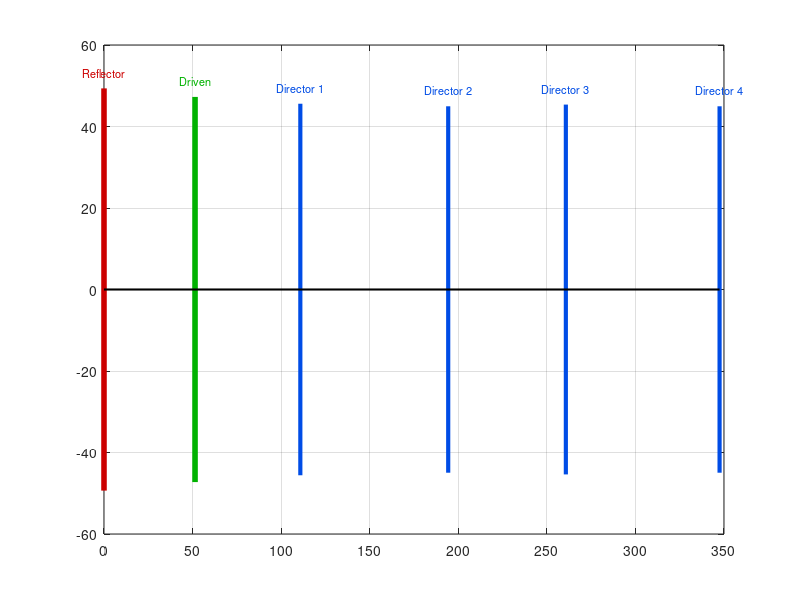

Recreate this plot in MATLAB. (Note: this script raises an error after producing the figure.)
%% =========================================================================
%  Crossed Yagi-Uda Antenna for ISS Reception at 145.8 MHz
%  Based on Balanis, Antenna Theory, 3rd ed., Table 10.4 (6-element optimum)
%  Target: LHCP, 13.41 dBi per Yagi
%  Two scripts in one:
%    Section A — uses MATLAB Antenna Toolbox (yagiUda) if available
%    Section B — manual array-factor + half-dipole element pattern (no toolbox needed)
%% =========================================================================
clear; clc; close all;

%% =========================================================================
%  1. PHYSICAL PARAMETERS
%% =========================================================================
c      = 299792458;        % Speed of light [m/s]
f0     = 145.8e6;          % Design frequency [Hz]
lambda = c / f0;           % Wavelength [m]
k      = 2*pi / lambda;    % Wavenumber [rad/m]

fprintf('========================================\n');
fprintf(' Crossed Yagi-Uda — ISS 145.800 MHz\n');
fprintf('========================================\n');
fprintf('Frequency  : %.3f MHz\n', f0/1e6);
fprintf('Wavelength : %.4f m  (%.2f cm)\n', lambda, lambda*100);

%% =========================================================================
%  2. ELEMENT GEOMETRY (Balanis Table 10.4)
%% =========================================================================
% --- Element lengths [fraction of lambda] ---
L_frac = [0.472, 0.452, 0.436, 0.430, 0.434, 0.430];

% --- Element lengths [m] ---
L_m    = L_frac * lambda*(1.017);

% --- Element positions from reflector tip [m] ---
pos_cm = [0.00, 51.40, 110.83, 194.31, 260.72, 347.50];  % cm
pos_m  = pos_cm / 100;

% --- Spacings between consecutive elements [m] ---
% s21, s32, s43, s54, s65
spacings_m = diff(pos_m);

% --- Wire diameter [m] — edit this line to match your tubing stock ---
d_wire   = 0.010;                  % ← change this (metres): 0.014 = 14 mm, 0.012 = 12 mm, etc.
a_radius = d_wire / 2;             % radius [m]

% --- Element names ---
elem_names = {'Reflector','Driven','Director 1','Director 2','Director 3','Director 4'};

fprintf('\n--- Element Dimensions ---\n');
fprintf('%-14s  %8s  %12s  %14s\n','Element','L/lambda','Length (cm)','Pos from Ref (cm)');
fprintf('%s\n', repmat('-',1,55));
for i = 1:6
    fprintf('%-14s  %8.3f  %12.2f  %14.2f\n', ...
        elem_names{i}, L_frac(i), L_m(i)*100, pos_cm(i));
end
fprintf('\nWire diameter : %.2f mm  (d/λ = %.5f)\n', d_wire*1e3, d_wire/lambda);
fprintf('Total boom    : %.2f cm  (%.4f lambda)\n', pos_cm(end), pos_m(end)/lambda);

%% =========================================================================
%  3. GEOMETRY PLOT — Element Map
%% =========================================================================
figure('Name','Yagi-Uda Geometry','Color','white','Position',[50 600 900 300]);
hold on; grid on; box on;

colors = {[0.8 0 0],[0 0.7 0],[0 0.3 0.9],[0 0.3 0.9],[0 0.3 0.9],[0 0.3 0.9]};
lw     = [4 4 3 3 3 3];
for i = 1:6
    xp  = pos_cm(i);
    hlf = L_m(i)/2 * 100;  % half-arm in cm
    plot([xp xp], [-hlf hlf], '-', 'Color', colors{i}, 'LineWidth', lw(i));
    text(xp, hlf + 4, elem_names{i}, 'HorizontalAlignment','center', ...
         'FontSize',8, 'Color', colors{i});
end
% Boom
plot([0 pos_cm(end)],[0 0],'k-','LineWidth',1.5);
% Lambda/2 reference lines
ref = lambda/2 * 100;
yline(ref,'--','color',[0.5 0.5 0.5],'LineWidth',1,'Label','\lambda/2 = 102.8 cm');
yline(-ref,'--','color',[0.5 0.5 0.5],'LineWidth',1);

xlabel('Position along boom (cm)','FontSize',11);
ylabel('Element half-span (cm)','FontSize',11);
title('Yagi-Uda Antenna Geometry  —  145.800 MHz  (6 Elements, Balanis Table 10.4)',...
      'FontSize',12,'FontWeight','bold');
xlim([-25 385]); ylim([-65 75]);
legend({'Reflector','Driven Element','Directors',...
        'Boom','\lambda/2 reference'}, 'Location','southeast');
set(gca,'FontSize',10);

%% =========================================================================
%  4A. ANTENNA TOOLBOX PATH (requires Antenna Toolbox licence)
%% =========================================================================
if license('test','Antenna_Toolbox')
    fprintf('\n[Antenna Toolbox detected — running full EM simulation]\n');

    % -----------------------------------------------------------------------
    % yagiUda property map (Antenna Toolbox):
    %   Exciter          — driven dipole object  (element 2 in our array)
    %   Reflector        — scalar: reflector length [m]  (element 1)
    %   ReflectorSpacing — scalar: reflector-to-driven spacing [m]  (s21)
    %   NumDirectors     — integer: number of directors  (4 in our case)
    %   DirectorLength   — vector [1 x NumDirectors]: director lengths [m]
    %   DirectorSpacing  — vector [1 x NumDirectors]: driven-to-dir1, dir1-to-dir2… [m]
    % -----------------------------------------------------------------------

    % Build the Yagi — modify the default Exciter in-place (do NOT replace it
    % with a new dipole() object; that breaks the internal element alignment)
    ant                       = yagiUda();
    ant.Exciter.Length        = L_m(2);          % driven element  0.452 λ
    ant.ReflectorLength       = L_m(1);          % reflector       0.472 λ
    ant.ReflectorSpacing      = spacings_m(1);   % s21 = 0.250 λ
    ant.NumDirectors          = 4;               % Dir1…Dir4
    ant.DirectorLength        = L_m(3:end);      % [0.436 0.430 0.434 0.430] λ
    ant.DirectorSpacing       = spacings_m(2:end);% [s32 s43 s54 s65]
    % Add these lines after building the ant object:


    %ant.Exciter.Radius = a_radius;   % ← this is almost certainly missing
    %fprintf('Exciter radius set to: %.4f m\n', ant.Exciter.Radius);

    % Also verify all elements loaded correctly:
    %disp(ant)


    % --- 3D Radiation Pattern ---
    figure('Name','3D Pattern (Toolbox)','Color','white');
    pattern(ant, f0);
    title('3D Radiation Pattern — Single Yagi  145.8 MHz','FontSize',12);
    colorbar;

    % --- E-plane (elevation, phi = 0°) ---
    figure('Name','E-plane','Color','white');
    patternElevation(ant, f0, 0);
    title('E-plane Pattern (φ = 0°)  —  Yagi 145.8 MHz','FontSize',12);

    % --- H-plane (azimuth cut at elevation = 0°, perpendicular to boom) ---
    figure('Name','H-plane','Color','white');
    patternAzimuth(ant, f0, 0);
    title('H-plane Pattern (elevation = 0°)  —  Yagi 145.8 MHz','FontSize',12);

    % --- Boresight directivity ---
    % yagiUda boom is along z; end-fire boresight = azimuth=0°, elevation=90°
    D_boresight = pattern(ant, f0, 0, 90);
    fprintf('Computed directivity (boresight): %.2f dBi\n', D_boresight);
    fprintf('Expected (Balanis Table 10.4)   : 13.41 dBi\n');

    % --- Input impedance sweep ---
    f_sweep = linspace(130e6, 165e6, 201);
    figure('Name','Input Impedance','Color','white');
    impedance(ant, f_sweep);
    xline(f0/1e6, 'r--', '145.8 MHz', 'LabelVerticalAlignment','bottom');
    title('Input Impedance vs Frequency  (simple dipole driven element)','FontSize',12);

    % --- S11 vs frequency (ref 50 Ω) ---
    figure('Name','S11','Color','white');
    s = sparameters(ant, f_sweep, 50);
    rfplot(s);
    xline(f0/1e6, 'r--', '145.8 MHz');
    title('S_{11} vs Frequency  (ref 50 Ω)','FontSize',12);

else
    fprintf('\n[Antenna Toolbox NOT available — using manual array-factor method]\n');
    fprintf(' Install the Antenna Toolbox for full EM simulation (Sections 4B below).\n');
end

%% =========================================================================
%  4B. MANUAL ARRAY FACTOR + ELEMENT PATTERN (works WITHOUT Antenna Toolbox)
%% =========================================================================
fprintf('\n--- Manual Array-Factor Calculation ---\n');

%  Angular sweep
theta_deg = linspace(0, 180, 3601);   % 0 = end-fire boresight
theta_rad = deg2rad(theta_deg);

%  --- Approximate excitation of each element ---
%  alpha = -k gives exact end-fire condition: AF maximises at theta=0.
alpha   = -k;
I_amp   = [0.70, 1.00, 0.82, 0.72, 0.68, 0.62];
excit   = I_amp .* exp(1j * alpha * pos_m);

%  Array Factor (boom = z-axis, end-fire toward theta=0)
AF = zeros(size(theta_rad));
for n = 1:6
    AF = AF + excit(n) .* exp(1j * k * pos_m(n) .* cos(theta_rad));
end
AF_norm = abs(AF) ./ max(abs(AF));

%  CORRECT element pattern for x-directed half-dipole in xz E-plane:
%    EP = |cos(pi/2 * sin(theta)) / cos(theta)|
%  Gives EP=1 at theta=0 (boresight) and EP->0 at theta=90 (dipole null).
%  The formula cos(pi/2*cos(theta))/sin(theta) is for a Z-directed dipole
%  and wrongly gives EP=0 at boresight, killing the end-fire beam.
EP       = abs( cos(pi/2 .* sin(theta_rad)) ./ (cos(theta_rad) + 1e-12) );
EP       = EP ./ max(EP);

%  Total normalised pattern
Total    = AF_norm .* EP;
Total    = Total ./ max(Total);
Total_dB = 20*log10(Total + 1e-12);

%  Apply known peak directivity offset from Balanis
D0_dBi        = 13.41;
Total_abs_dBi = Total_dB + D0_dBi;

%  --- Compute approximate HPBW ---
half_pow = Total_dB - max(Total_dB) + 3;   % points where pattern > -3 dB from peak
idx_hp   = find(half_pow >= 0);
if ~isempty(idx_hp)
    HPBW = abs(theta_deg(idx_hp(end)) - theta_deg(idx_hp(1)));
    fprintf('Approximate HPBW (E-plane): %.1f°\n', HPBW);
end

%  --- E-plane polar plot ---
%  E-plane is symmetric about the boom axis (phi=0/180 plane).
%  Right half: polar angle 0→π (theta=0 at top, theta=180 at bottom, clockwise).
%  Left half:  mirror at polar angle 2π-theta (same values, counter-clockwise from top).
figure('Name','E-plane Pattern (Manual AF)','Color','white','Position',[50 50 700 600]);
ax = polaraxes;
polarplot(ax, theta_rad,           Total_abs_dBi, 'b-', 'LineWidth', 2.5);
hold(ax,'on');
polarplot(ax, 2*pi - theta_rad,    Total_abs_dBi, 'b-', 'LineWidth', 2.5);  % left mirror
ax.ThetaZeroLocation = 'top';
ax.ThetaDir          = 'clockwise';
ax.RLim              = [-20  D0_dBi + 1];
ax.RTick             = -20:5:15;
ax.RTickLabel        = arrayfun(@(x) sprintf('%d dBi',x), -20:5:15,'UniformOutput',false);
ax.ThetaTick         = 0:30:330;
ax.FontSize          = 10;
title(ax,'E-plane Radiation Pattern — Single Yagi  145.8 MHz',...
      'FontSize',12,'FontWeight','bold');
legend(ax,{'Forward','Back'},'Location','southeast');

%  --- Cartesian dBi vs angle ---
figure('Name','E-plane Cartesian','Color','white','Position',[760 50 700 400]);
plot(theta_deg, Total_abs_dBi, 'b-', 'LineWidth', 2); hold on;
yline(D0_dBi - 3,'r--','LineWidth',1.2,'Label','-3 dB half-power');
yline(0,'k:','LineWidth',1);
xlabel('θ (degrees)','FontSize',11);
ylabel('Directivity (dBi)','FontSize',11);
title('E-plane Pattern  (Cartesian)  —  Yagi 145.8 MHz','FontSize',12,'FontWeight','bold');
grid on; ylim([-30 15]); xlim([0 180]);
set(gca,'FontSize',10);

%% =========================================================================
%  5. CROSSED YAGI — CIRCULAR POLARIZATION
%% =========================================================================
fprintf('\n========================================\n');
fprintf(' Crossed Yagi — LHCP Analysis\n');
fprintf('========================================\n');

%  Feed phasing
phase_V_deg  =   0;    % Vertical Yagi   (reference)
phase_H_deg  = -90;    % Horizontal Yagi (LHCP: H lags V by 90°)
%  → Swap to +90° for RHCP

fprintf('V-pol Yagi phase : %+d°\n', phase_V_deg);
fprintf('H-pol Yagi phase : %+d°  → LHCP\n', phase_H_deg);
fprintf('(Change H phase to +90° for RHCP)\n');

%  --- λ/4 Phasing Cable Lengths ---
cables = {'RG-58 (VF=0.66)', 'RG-213 (VF=0.66)', 'Aircell-7 (VF=0.84)'};
VFs    = [0.66, 0.66, 0.84];

fprintf('\n--- λ/4 Phase-Delay Cable Lengths ---\n');
for i = 1:length(VFs)
    L_delay = VFs(i) * lambda / 4 * 100;  % cm
    fprintf('  %-20s : %.2f cm\n', cables{i}, L_delay);
end

%  --- Full-sphere pattern of crossed Yagi (2D grid) ---
%  E_V (V-pol Yagi) and E_H (H-pol Yagi) combine with 90° phase
th = linspace(0, pi, 181);
ph = linspace(0, 2*pi, 361);
[TH, PH] = meshgrid(th, ph);

%  Array factor on full sphere (same AF for both Yagis, same geometry)
AF_3D = zeros(size(TH));
for n = 1:6
    % Boom along z for V-Yagi: elements in xz-plane
    AF_3D = AF_3D + excit(n) .* exp(1j * k * pos_m(n) .* cos(TH));
end
AF_3D_norm = abs(AF_3D) ./ max(abs(AF_3D(:)));

%  CORRECT element pattern for x-directed dipole (boom along z):
%  EP = |cos(pi/2 * sin(TH)) / cos(TH)|  — maximum at TH=0 (boresight)
EP_3D = abs( cos(pi/2 .* sin(TH)) ./ (cos(TH) + 1e-12) );
EP_3D = EP_3D ./ max(EP_3D(:));

P_single = (AF_3D_norm .* EP_3D).^2;

%  For crossed Yagi with ideal 90° feed and equal amplitudes:
%  Total power = |E_V|^2 + |E_H|^2  (orthogonal → add powers, not amplitudes)
%  Both Yagis have the same pattern magnitude (same geometry), so:
P_CP = 2 * P_single;   % coherent combination for CP on-axis
P_CP_norm = P_CP ./ max(P_CP(:));

%  Convert to spherical coordinates for surf plot
X = P_CP_norm .* sin(TH) .* cos(PH);
Y = P_CP_norm .* sin(TH) .* sin(PH);
Z = P_CP_norm .* cos(TH);

figure('Name','Crossed Yagi 3D Pattern','Color','white','Position',[50 350 700 600]);
surf(X, Y, Z, 20*log10(P_CP_norm + 1e-6), 'EdgeColor','none');
colormap(jet); colorbar;
clim([-20 0]);
cb = colorbar; cb.Label.String = 'Normalized Level (dB)';
axis equal; axis off;
title('Crossed Yagi-Uda  3D Radiation Pattern  —  LHCP  145.8 MHz',...
      'FontSize',12,'FontWeight','bold');
view(45,30); lighting gouraud; camlight('headlight');

%% =========================================================================
%  6. IMPEDANCE MATCHING CALCULATIONS
%% =========================================================================
fprintf('\n========================================\n');
fprintf(' Impedance Matching\n');
fprintf('========================================\n');

Z_driven   = 25;                          % Ω — approximate from Balanis (with reflector)
Z_folded   = 4 * Z_driven;               % Ω — folded dipole 4:1 step-up
Z_coax_tgt = 50;                          % Ω — target (standard coax)
Z_qwt      = sqrt(Z_folded * Z_coax_tgt); % Ω — required λ/4 transformer
L_qwt_cm   = 0.66 * lambda / 4 * 100;    % cm — (VF=0.66, RG-6 or RG-11, 75 Ω)

fprintf('Simple dipole Z_in         : %.1f Ω\n', Z_driven);
fprintf('Folded dipole Z_in (×4)    : %.1f Ω\n', Z_folded);
fprintf('λ/4 transformer impedance  : %.1f Ω  → use 75 Ω coax (RG-6 / RG-11)\n', Z_qwt);
fprintf('λ/4 transformer length     : %.2f cm  (VF = 0.66)\n', L_qwt_cm);

%  SWR vs frequency — folded dipole + 75 Ω λ/4 transformer.
%  ZL(f) = R_fold + j*X(f) where the reactance slope comes from the
%  folded-dipole Q.  For a 14 mm tube half-dipole in a Yagi array,
%  Q ≈ 6 gives a ±2:1 SWR bandwidth of ~f0/Q ≈ 24 MHz (±12 MHz).
%  Near resonance: X(f) ≈ 2*R_dipole*Q * (f-f0)/f0
%  (folded: R_dipole→R_fold/4, and the ×4 step-up restores the slope to
%   dX_fold/df = 2*R_fold*Q/f0 at the folded-dipole terminals)
f_sw      = linspace(130e6, 165e6, 1001);
Q_dip     = 6;                                    % element Q (14 mm tube, Yagi-loaded)
R_fold    = Z_folded;                             % 100 Ω folded-dipole resistance
X_fold    = 2 * R_fold * Q_dip .* (f_sw - f0) ./ f0;  % reactance vs frequency
ZL_f      = R_fold + 1j .* X_fold;               % frequency-dependent load

Z75       = 75;                                   % transformer characteristic impedance
beta_l    = (pi/2) .* (f_sw ./ f0);              % electrical length of λ/4 section
tanBL     = tan(beta_l);
Z_in_match = Z75 .* (ZL_f + 1j.*Z75.*tanBL) ./ (Z75 + 1j.*ZL_f.*tanBL);
Gamma      = (Z_in_match - Z_coax_tgt) ./ (Z_in_match + Z_coax_tgt);
SWR        = (1 + abs(Gamma)) ./ max(1 - abs(Gamma), 1e-9);

figure('Name','SWR vs Frequency','Color','white','Position',[760 400 700 400]);
plot(f_sw/1e6, SWR, 'b-', 'LineWidth', 2); hold on;
yline(1.5, 'r--', 'LineWidth',1.2, 'Label','SWR = 1.5');
yline(2.0, 'm--', 'LineWidth',1.2, 'Label','SWR = 2.0');
xline(f0/1e6,'k:','LineWidth',1.5,'Label','145.8 MHz');
xlabel('Frequency (MHz)','FontSize',11);
ylabel('SWR (ref 50 Ω)','FontSize',11);
title('SWR vs Frequency — Folded Dipole + 75 Ω λ/4 Transformer','FontSize',12,'FontWeight','bold');
grid on; ylim([1 4]); xlim([130 165]);
set(gca,'FontSize',10);

%% =========================================================================
%  7. LINK BUDGET SUMMARY
%% =========================================================================
fprintf('\n========================================\n');
fprintf(' Expected Link Performance\n');
fprintf('========================================\n');

G_yagi       = 13.41;    % dBi per Yagi
G_CP_circ    = G_yagi;   % dBi — CP signal (both Yagis add coherently, no loss)
G_CP_linear  = G_yagi - 3.0;  % dBi — LP signal (−3 dB penalty)
G_LP_worst   = -Inf;     % dBi — LP Yagi, polarisation 90° off
G_LP_aligned = G_yagi;   % dBi — LP Yagi, perfectly aligned

fprintf('Antenna type           Gain (dBi)   Note\n');
fprintf('%s\n', repmat('-',1,60));
fprintf('Single Yagi (LP)        %6.2f     best case (full alignment)\n', G_LP_aligned);
fprintf('Single Yagi (LP)          -Inf     worst case (90° misalign)\n');
fprintf('Crossed Yagi (CP, LP in)%6.2f     always — 3 dB penalty only\n', G_CP_linear);
fprintf('Crossed Yagi (CP, CP in)%6.2f     full gain, no Faraday loss\n', G_CP_circ);

fprintf('\n--- Phasing Delay Line Summary ---\n');
for i = 1:length(VFs)
    L_delay = VFs(i) * lambda / 4 * 100;
    fprintf('  %-20s : %.2f cm  (90° delay for LHCP)\n', cables{i}, L_delay);
end

fprintf('\n========================================\n');
fprintf(' SIMULATION COMPLETE\n');
fprintf('========================================\n');
fprintf('Figures generated:\n');
fprintf('  1. Yagi Geometry (element map)\n');
fprintf('  2. E-plane Pattern — polar  (manual AF)\n');
fprintf('  3. E-plane Pattern — Cartesian\n');
fprintf('  4. Crossed Yagi 3D Pattern  (LHCP)\n');
fprintf('  5. SWR vs Frequency\n');
if license('test','Antenna_Toolbox')
    fprintf('  6. 3D Pattern (Toolbox — full EM)\n');
    fprintf('  7. E-plane (Toolbox)\n');
    fprintf('  8. H-plane (Toolbox)\n');
    fprintf('  9. Input Impedance (Toolbox)\n');
    fprintf(' 10. S11 (Toolbox)\n');
end
